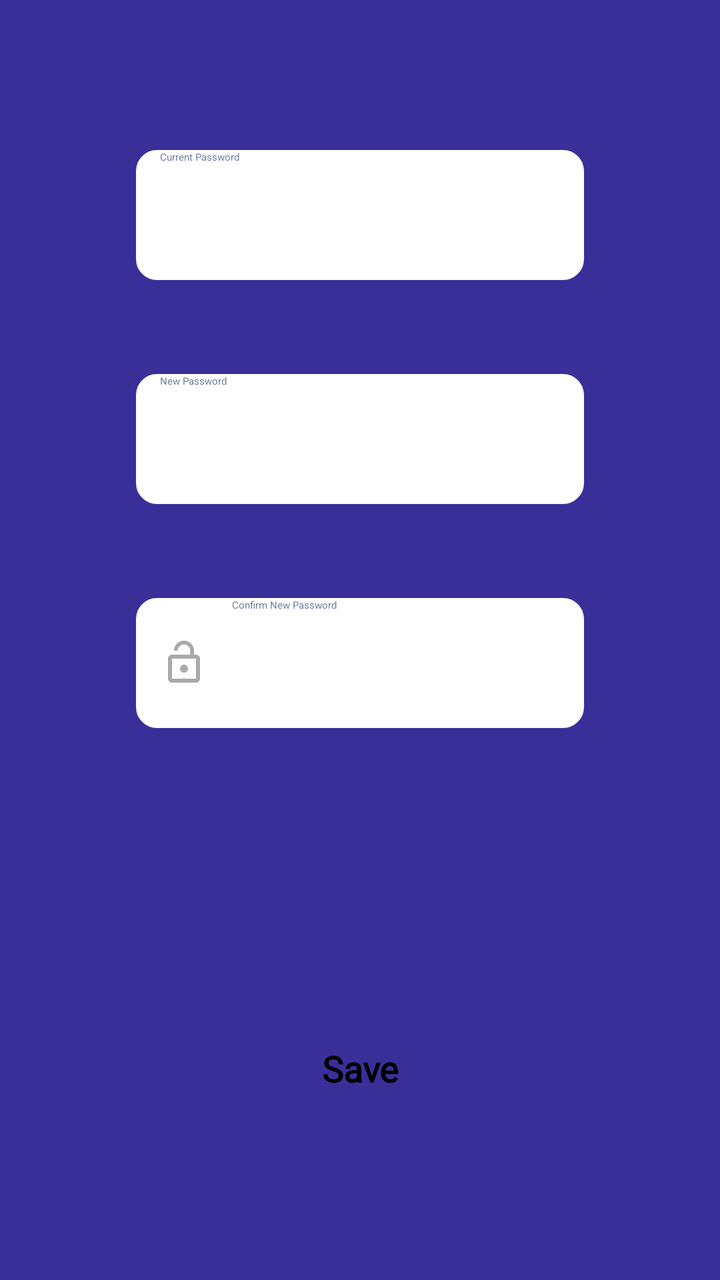
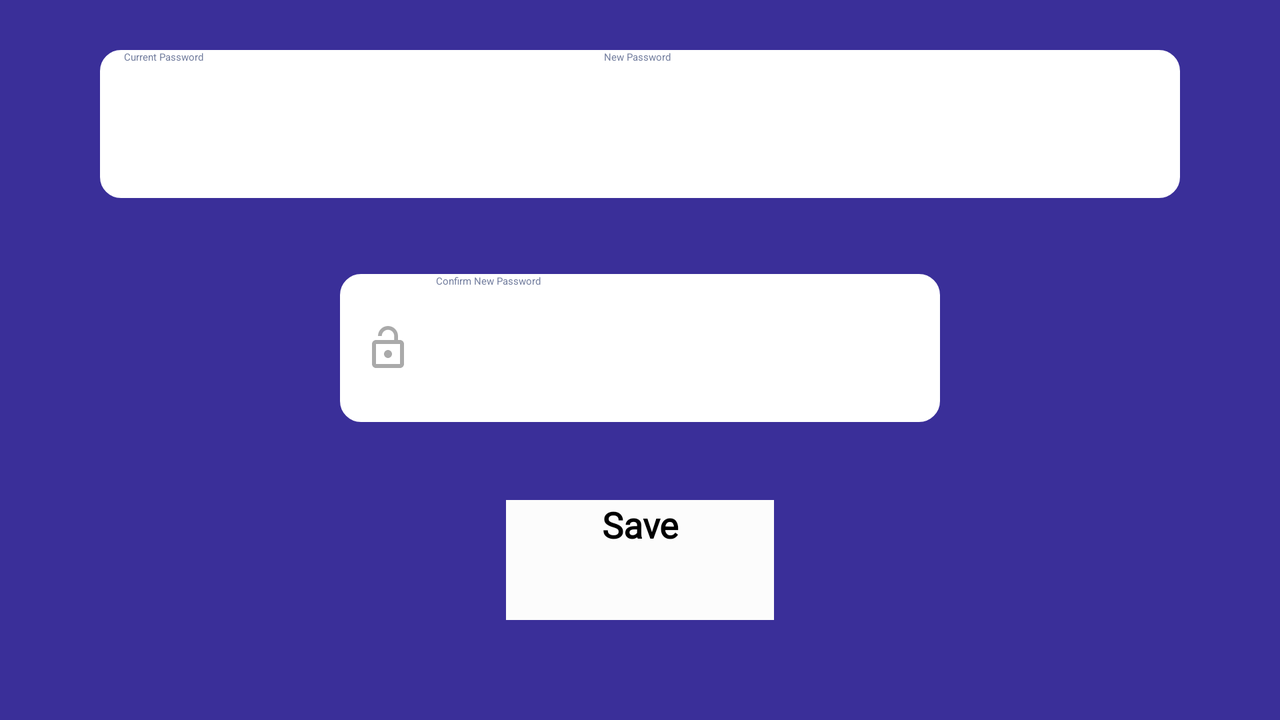

Compare how this app lays out the same screen by default and in its alternative resource folder. The renders come first, then the two layout files and the values they reference.
<!-- AndroidManifest.xml: application theme AppTheme.Dark -->
<!-- res/layout/activity_main7.xml -->
<?xml version="1.0" encoding="utf-8"?>
<androidx.constraintlayout.widget.ConstraintLayout xmlns:android="http://schemas.android.com/apk/res/android"
    xmlns:app="http://schemas.android.com/apk/res-auto"
    xmlns:tools="http://schemas.android.com/tools"
    android:layout_width="match_parent"
    android:layout_height="match_parent"
    android:background="@color/dark"
    tools:context=".MainActivity7">

    <EditText
        android:id="@+id/EditTextSimdi"
        android:layout_width="0dp"
        android:layout_height="65dp"
        android:layout_marginStart="68dp"
        android:layout_marginTop="67dp"
        android:layout_marginEnd="68dp"
        android:layout_marginBottom="39dp"
        android:background="@drawable/custom_input"
        android:drawableStart="@drawable/custom_lock"
        android:drawablePadding="12dp"
        android:ems="10"
        android:hint="@string/eskisifre"
        android:inputType="textPersonName"
        android:backgroundTint="@color/dark_blue"
        android:textColor="@color/white"
        android:textColorHint="@color/gray"
        android:paddingStart="12dp"
        android:paddingEnd="12dp"
        app:layout_constraintBottom_toTopOf="@+id/EditTextYeni"
        app:layout_constraintEnd_toEndOf="parent"
        app:layout_constraintStart_toStartOf="parent"
        app:layout_constraintTop_toTopOf="parent" />

    <EditText
        android:id="@+id/EditTextYeni"
        android:layout_width="0dp"
        android:layout_height="65dp"
        android:layout_marginStart="68dp"
        android:layout_marginEnd="68dp"
        android:layout_marginBottom="39dp"
        android:background="@drawable/custom_input"
        android:drawableStart="@drawable/custom_lock"
        android:drawablePadding="12dp"
        android:backgroundTint="@color/dark_blue"
        android:textColor="@color/white"
        android:textColorHint="@color/gray"
        android:ems="10"
        android:hint="@string/yenisifre"
        android:inputType="textPersonName"
        android:paddingStart="12dp"
        android:paddingEnd="12dp"
        app:layout_constraintBottom_toTopOf="@+id/EditTextYeniConfirm"
        app:layout_constraintEnd_toEndOf="parent"
        app:layout_constraintStart_toStartOf="parent"
        app:layout_constraintTop_toBottomOf="@+id/EditTextSimdi" />

    <EditText
        android:id="@+id/EditTextYeniConfirm"
        android:layout_width="0dp"
        android:layout_height="65dp"
        android:layout_marginStart="68dp"
        android:layout_marginEnd="68dp"
        android:layout_marginBottom="150dp"
        android:background="@drawable/custom_input"
        android:backgroundTint="@color/dark_blue"
        android:textColor="@color/white"
        android:textColorHint="@color/gray"
        android:drawableStart="@drawable/custom_lock_open"
        android:drawablePadding="12dp"
        android:ems="10"
        android:hint="@string/yenisifreonay"
        android:inputType="textPersonName"
        android:paddingStart="12dp"
        android:paddingEnd="12dp"
        app:layout_constraintBottom_toTopOf="@+id/button4"
        app:layout_constraintEnd_toEndOf="parent"
        app:layout_constraintStart_toStartOf="parent"
        app:layout_constraintTop_toBottomOf="@+id/EditTextYeni" />

    <Button
        android:id="@+id/button4"
        android:layout_width="134dp"
        android:layout_height="60dp"
        android:layout_marginBottom="50dp"
        android:background="@drawable/elif"
        android:backgroundTint="@color/dark_blue"
        android:fontFamily="@font/roboto_medium"
        android:onClick="saving"
        android:text="@string/kaydet"
        android:textAlignment="center"
        android:textColor="@color/white"
        android:textSize="18sp"
        android:textStyle="bold"
        app:layout_constraintBottom_toBottomOf="parent"
        app:layout_constraintEnd_toEndOf="parent"
        app:layout_constraintStart_toStartOf="parent"
        app:layout_constraintTop_toBottomOf="@+id/EditTextYeniConfirm" />

</androidx.constraintlayout.widget.ConstraintLayout>
<!-- resources referenced by this layout -->
<resources>
  <color name="dark">#3a2f99</color>
  <color name="dark_blue">#FFFFFF</color>
  <color name="gray">#727D9E</color>
  <color name="white">#FF000000</color>
  <!-- drawable custom_input (drawable) -->
  <?xml version="1.0" encoding="utf-8"?>
  <selector xmlns:android="http://schemas.android.com/apk/res/android">
  
  
  
      <item android:state_enabled="true" android:state_focused="true">
  <shape android:shape="rectangle">
      <solid android:color="@android:color/white"/>
      <corners android:radius="10dp"/>
      <stroke android:color="@color/colorPrimary" android:width="1dp"/>
  </shape>
      </item>
  
      <item android:state_enabled="true" >
          <shape android:shape="rectangle">
              <solid android:color="@android:color/white"/>
              <corners android:radius="10dp"/>
              <stroke android:color="@android:color/darker_gray" android:width="1dp"/>
          </shape>
      </item>
  
  
  
  
  
  
  
  </selector>
  <!-- drawable custom_lock (drawable) -->
  <?xml version="1.0" encoding="utf-8"?>
  <selector xmlns:android="http://schemas.android.com/apk/res/android">
  
      <item android:state_focused="true" android:drawable="@drawable/ic_lock_focused" />
      <item android:state_focused="false" android:drawable="@drawable/ic_lock" />
  
  
  
  
  
  </selector>
  <!-- drawable custom_lock_open (drawable) -->
  <?xml version="1.0" encoding="utf-8"?>
  <selector xmlns:android="http://schemas.android.com/apk/res/android">
  
      <item android:state_focused="true" android:drawable="@drawable/ic_lock_open_focused" />
      <item android:state_focused="false" android:drawable="@drawable/ic_lock_open" />
  
  </selector>
  <string name="eskisifre" translatable="false">Current Password</string>
  <string name="kaydet" translatable="false">Save</string>
  <string name="yenisifre" translatable="false">New Password</string>
  <string name="yenisifreonay" translatable="false">Confirm New Password</string>
  <color name="colorPrimary">#6200EE</color>
  <!-- drawable ic_lock_open_focused (drawable) -->
  <vector xmlns:android="http://schemas.android.com/apk/res/android"
      android:width="24dp"
      android:height="24dp"
      android:viewportWidth="24"
      android:viewportHeight="24"
      >
    <path
        android:fillColor="@color/colorPrimary"
        android:pathData="M12,17c1.1,0 2,-0.9 2,-2s-0.9,-2 -2,-2 -2,0.9 -2,2 0.9,2 2,2zM18,8h-1L17,6c0,-2.76 -2.24,-5 -5,-5S7,3.24 7,6h1.9c0,-1.71 1.39,-3.1 3.1,-3.1 1.71,0 3.1,1.39 3.1,3.1v2L6,8c-1.1,0 -2,0.9 -2,2v10c0,1.1 0.9,2 2,2h12c1.1,0 2,-0.9 2,-2L20,10c0,-1.1 -0.9,-2 -2,-2zM18,20L6,20L6,10h12v10z"/>
  </vector>
  <!-- drawable ic_lock_open (drawable) -->
  <vector xmlns:android="http://schemas.android.com/apk/res/android"
      android:width="24dp"
      android:height="24dp"
      android:viewportWidth="24"
      android:viewportHeight="24"
      >
    <path
        android:fillColor="@android:color/darker_gray"
        android:pathData="M12,17c1.1,0 2,-0.9 2,-2s-0.9,-2 -2,-2 -2,0.9 -2,2 0.9,2 2,2zM18,8h-1L17,6c0,-2.76 -2.24,-5 -5,-5S7,3.24 7,6h1.9c0,-1.71 1.39,-3.1 3.1,-3.1 1.71,0 3.1,1.39 3.1,3.1v2L6,8c-1.1,0 -2,0.9 -2,2v10c0,1.1 0.9,2 2,2h12c1.1,0 2,-0.9 2,-2L20,10c0,-1.1 -0.9,-2 -2,-2zM18,20L6,20L6,10h12v10z"/>
  </vector>
</resources>
<!-- res/layout-land/activity_main7.xml (the repository's variant of the layout above) -->
<!-- drawn on the phone turned sideways -->
<?xml version="1.0" encoding="utf-8"?>
<androidx.constraintlayout.widget.ConstraintLayout xmlns:android="http://schemas.android.com/apk/res/android"
    xmlns:app="http://schemas.android.com/apk/res-auto"
    xmlns:tools="http://schemas.android.com/tools"
    android:layout_width="match_parent"
    android:layout_height="match_parent"
    android:background="@color/dark"
    tools:context=".MainActivity7">

    <EditText
        android:id="@+id/EditTextSimdi"
        android:layout_width="300dp"
        android:layout_height="0dp"
        android:layout_marginStart="50dp"
        android:layout_marginTop="25dp"
        android:layout_marginBottom="38dp"
        android:background="@drawable/custom_input"
        android:drawableStart="@drawable/custom_lock"
        android:drawablePadding="12dp"
        android:ems="10"
        android:hint="@string/eskisifre"
        android:inputType="textPersonName"
        android:paddingStart="12dp"
        android:backgroundTint="@color/dark_blue"
        android:textColor="@color/white"
        android:textColorHint="@color/gray"
        android:paddingEnd="12dp"
        app:layout_constraintBottom_toTopOf="@+id/EditTextYeniConfirm"
        app:layout_constraintStart_toStartOf="parent"
        app:layout_constraintTop_toTopOf="parent" />

    <EditText
        android:id="@+id/EditTextYeni"
        android:layout_width="300dp"
        android:layout_height="0dp"
        android:layout_marginTop="25dp"
        android:layout_marginEnd="50dp"
        android:layout_marginBottom="38dp"
        android:background="@drawable/custom_input"
        android:backgroundTint="@color/dark_blue"
        android:drawableStart="@drawable/custom_lock"
        android:drawablePadding="12dp"
        android:ems="10"
        android:hint="@string/yenisifre"
        android:inputType="textPersonName"
        android:paddingStart="12dp"
        android:paddingEnd="12dp"
        android:textColor="@color/white"
        android:textColorHint="@color/gray"
        app:layout_constraintBottom_toTopOf="@+id/EditTextYeniConfirm"
        app:layout_constraintEnd_toEndOf="parent"
        app:layout_constraintTop_toTopOf="parent" />

    <EditText
        android:id="@+id/EditTextYeniConfirm"
        android:layout_width="300dp"
        android:layout_height="0dp"
        android:layout_marginBottom="39dp"
        android:background="@drawable/custom_input"
        android:drawableStart="@drawable/custom_lock_open"
        android:drawablePadding="12dp"
        android:ems="10"
        android:hint="@string/yenisifreonay"
        android:inputType="textPersonName"
        android:paddingStart="12dp"
        android:paddingEnd="12dp"
        android:backgroundTint="@color/dark_blue"
        android:textColor="@color/white"
        android:textColorHint="@color/gray"
        app:layout_constraintBottom_toTopOf="@+id/button4"
        app:layout_constraintEnd_toEndOf="parent"
        app:layout_constraintStart_toStartOf="parent"
        app:layout_constraintTop_toBottomOf="@+id/EditTextSimdi" />

    <Button
        android:id="@+id/button4"
        android:layout_width="134dp"
        android:layout_height="60dp"
        android:layout_marginBottom="50dp"
        android:background="@color/blue"
        android:fontFamily="@font/roboto_medium"
        android:onClick="saving"
        android:text="@string/kaydet"
        android:textAlignment="center"
        android:textColor="@color/white"
        android:textSize="18sp"
        android:textStyle="bold"
        app:layout_constraintBottom_toBottomOf="parent"
        app:layout_constraintEnd_toEndOf="parent"
        app:layout_constraintStart_toStartOf="parent"
        app:layout_constraintTop_toBottomOf="@+id/EditTextYeniConfirm" />

</androidx.constraintlayout.widget.ConstraintLayout>
<!-- resources referenced by the variant -->
<!-- as the phone turned sideways resolves them -->
<resources>
  <color name="blue">#fcfcfc</color>
  <color name="dark">#3a2f99</color>
  <color name="dark_blue">#FFFFFF</color>
  <color name="gray">#727D9E</color>
  <color name="white">#FF000000</color>
  <!-- drawable custom_input (drawable) -->
  <?xml version="1.0" encoding="utf-8"?>
  <selector xmlns:android="http://schemas.android.com/apk/res/android">
  
  
  
      <item android:state_enabled="true" android:state_focused="true">
  <shape android:shape="rectangle">
      <solid android:color="@android:color/white"/>
      <corners android:radius="10dp"/>
      <stroke android:color="@color/colorPrimary" android:width="1dp"/>
  </shape>
      </item>
  
      <item android:state_enabled="true" >
          <shape android:shape="rectangle">
              <solid android:color="@android:color/white"/>
              <corners android:radius="10dp"/>
              <stroke android:color="@android:color/darker_gray" android:width="1dp"/>
          </shape>
      </item>
  
  
  
  
  
  
  
  </selector>
  <!-- drawable custom_lock (drawable) -->
  <?xml version="1.0" encoding="utf-8"?>
  <selector xmlns:android="http://schemas.android.com/apk/res/android">
  
      <item android:state_focused="true" android:drawable="@drawable/ic_lock_focused" />
      <item android:state_focused="false" android:drawable="@drawable/ic_lock" />
  
  
  
  
  
  </selector>
  <!-- drawable custom_lock_open (drawable) -->
  <?xml version="1.0" encoding="utf-8"?>
  <selector xmlns:android="http://schemas.android.com/apk/res/android">
  
      <item android:state_focused="true" android:drawable="@drawable/ic_lock_open_focused" />
      <item android:state_focused="false" android:drawable="@drawable/ic_lock_open" />
  
  </selector>
  <string name="eskisifre" translatable="false">Current Password</string>
  <string name="kaydet" translatable="false">Save</string>
  <string name="yenisifre" translatable="false">New Password</string>
  <string name="yenisifreonay" translatable="false">Confirm New Password</string>
  <color name="colorPrimary">#6200EE</color>
  <!-- drawable ic_lock_open_focused (drawable) -->
  <vector xmlns:android="http://schemas.android.com/apk/res/android"
      android:width="24dp"
      android:height="24dp"
      android:viewportWidth="24"
      android:viewportHeight="24"
      >
    <path
        android:fillColor="@color/colorPrimary"
        android:pathData="M12,17c1.1,0 2,-0.9 2,-2s-0.9,-2 -2,-2 -2,0.9 -2,2 0.9,2 2,2zM18,8h-1L17,6c0,-2.76 -2.24,-5 -5,-5S7,3.24 7,6h1.9c0,-1.71 1.39,-3.1 3.1,-3.1 1.71,0 3.1,1.39 3.1,3.1v2L6,8c-1.1,0 -2,0.9 -2,2v10c0,1.1 0.9,2 2,2h12c1.1,0 2,-0.9 2,-2L20,10c0,-1.1 -0.9,-2 -2,-2zM18,20L6,20L6,10h12v10z"/>
  </vector>
  <!-- drawable ic_lock_open (drawable) -->
  <vector xmlns:android="http://schemas.android.com/apk/res/android"
      android:width="24dp"
      android:height="24dp"
      android:viewportWidth="24"
      android:viewportHeight="24"
      >
    <path
        android:fillColor="@android:color/darker_gray"
        android:pathData="M12,17c1.1,0 2,-0.9 2,-2s-0.9,-2 -2,-2 -2,0.9 -2,2 0.9,2 2,2zM18,8h-1L17,6c0,-2.76 -2.24,-5 -5,-5S7,3.24 7,6h1.9c0,-1.71 1.39,-3.1 3.1,-3.1 1.71,0 3.1,1.39 3.1,3.1v2L6,8c-1.1,0 -2,0.9 -2,2v10c0,1.1 0.9,2 2,2h12c1.1,0 2,-0.9 2,-2L20,10c0,-1.1 -0.9,-2 -2,-2zM18,20L6,20L6,10h12v10z"/>
  </vector>
</resources>
